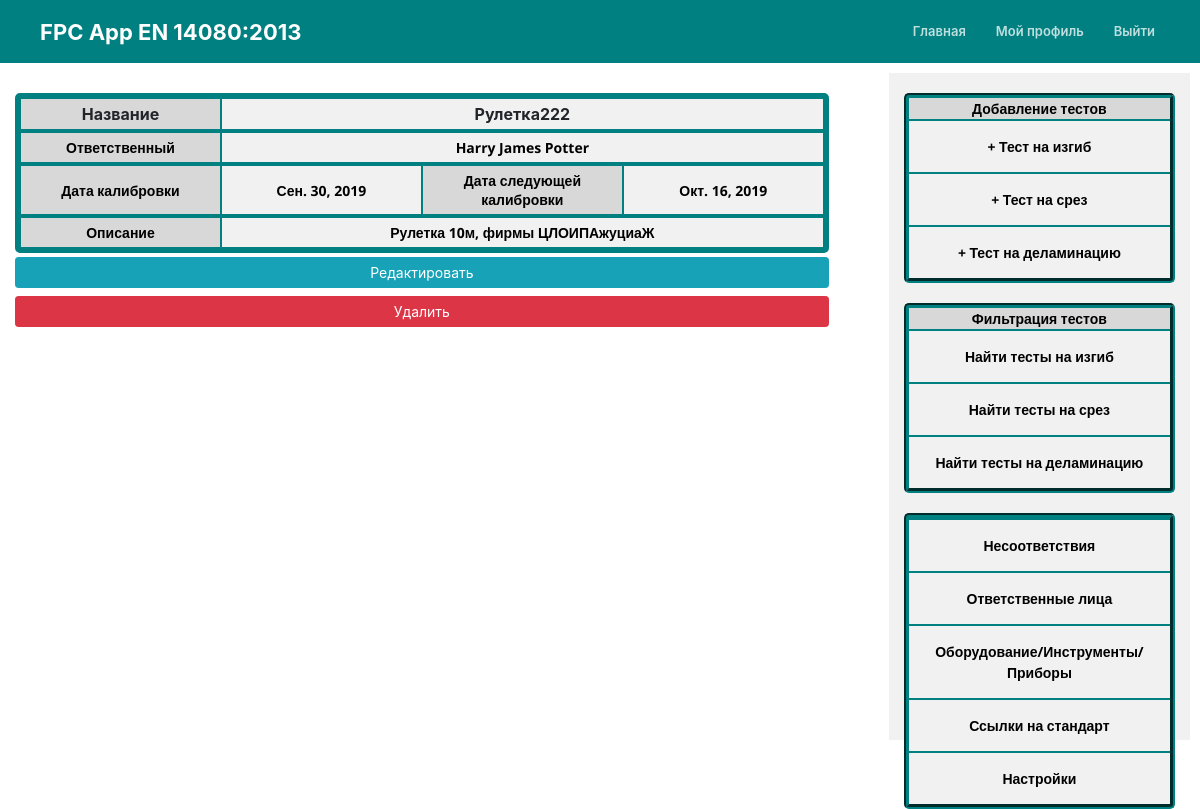
Screenshot of /tool/2/detail/ (signed in) with the database file from the repository.
### mainApp/models.py (models this page shows, shortened)
class Tool(models.Model):
	name = models.CharField(max_length=100)
	description = models.TextField(blank=True)
	resp_person = models.ForeignKey(Person, on_delete=models.PROTECT)
	calibration_date = models.DateField()
	next_calibration_date = models.DateField()
	author = models.ForeignKey(User, blank=True, null=True, on_delete=models.CASCADE)

class Person(models.Model):
	name = models.CharField(max_length=100)
	position = models.CharField(max_length=100)
	training_date = models.DateField()
	next_training_date = models.DateField()
	comment = models.TextField(blank=True)
	author = models.ForeignKey(User, blank=True, null=True, on_delete=models.CASCADE)

### mainApp/views.py (the view)
# urls.py: path('tool/<int:pk>/detail/', ToolDetailView.as_view(), name='tool-detail'),
class ToolDetailView(LoginRequiredMixin, UserPassesTestMixin, DetailView):
	model = Tool
	def test_func(self):
		test = self.get_object()
		if self.request.user == test.author:
			return True
		return False

### mainApp/templates/mainApp/tool_detail.html
{% extends "mainApp/today.html" %}
{% load crispy_forms_tags %}
{% load bootstrap4 %}
{% block content %}
<table class="table_detail">
    <tr class="table_row">
        <th class="table_cell dark_cell">Название</th>
        <th colspan="3" class="table_cell">{{ tool.name }}</th>
    </tr>
    <tr class="table_row">
        <th class="table_cell" id="cell3">Ответственный</th>
        <th colspan="3" class="table_cell" id="cell4">{{ tool.resp_person.name }}</th>
     </tr>
     <tr class="table_row">
    	 <th class="table_cell" id="cell3">Дата калибровки</th>
    	 <th class="table_cell" id="cell4">{{ tool.calibration_date }}</th>
    	 <th class="table_cell" id="cell3">Дата следующей калибровки</th>
    	 <th class="table_cell" id="cell4">{{ tool.next_calibration_date }}</th>
     </tr>
     <tr class="table_row">
     	<th class="table_cell" id="cell3">Описание</th>
     	<th colspan="3" class="table_cell" id="cell4">{{ tool.description }}</th>
     </tr>
</table>
<a class="btn btn-info btn-sm mt-1 mb-1" href="{% url 'tool-update' tool.id %}">Редактировать</a>
<a class="btn btn-danger btn-sm mt-1 mb-1" href="{% url 'tool-delete' tool.id %}">Удалить</a>
{% endblock content %}

### mainApp/static/mainApp/style.css (style rules this page uses)
body { margin: 0; font-family: 'Open Sans', sans-serif; font-size: 14px; color: #ddd; }
*, *:before, *:after { box-sizing: border-box; }
.table_detail { border-collapse: separate; border-spacing: 0; text-align: center; margin: 30px 0 0; padding: 0 0; width: 100%; max-width: 900px; border: 5px solid #008080; border-radius: 5px; }
.table_row { width: 100%; }
.table_cell { margin: 0 0; border: 1px solid #008080; padding: 5px 10px; background: #f1f1f1; width: 20%; text-align: center; }
#cell3 { border-top: 3px solid #008080; font-family: 'Open Sans', sans-serif; font-size: 14px; color: #000000; font-weight: 700; background: #d8d8d8; }
#cell4 { border-top: 3px solid #008080; font-family: 'Open Sans', sans-serif; font-size: 14px; color: #000000; font-weight: 700; }
.dark_cell { background: #d8d8d8 }

### rows the page displays
Tool: name "Рулетка222", resp_person.name "Harry James Potter", calibration_date "Сен. 30, 2019", next_calibration_date "Окт. 16, 2019", description "Рулетка 10м, фирмы ЦЛОИПАжуциаЖ"
